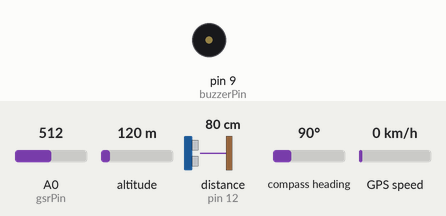
A sketch run on a simulated Arduino Uno, built with avr-gcc and run on an emulated ATmega328P. On the bench: buzzer (waves = sounding). Wiring (inferred from the names in the program): ultrasonic range finder: trigger pin 11; echo pin 12. The test bench sets the inputs (shaded band); at power-on: distance to the obstacle (sensor on pin 12) 80 cm, A0 (gsrPin) = 512, altitude 120 m, compass heading 90°, GPS speed 0 km/h. The echo pulse lasts 58.3 µs per cm; storage starts empty; the GPS gets a fix after 3 s at 37.7749, -122.4194 with 8 satellites; what the sketch prints to the serial monitor is not drawn.

Above: at 4.3 s.
4.4 s: distance to the obstacle (sensor on pin 12) set to 147 cm
8.9 s: distance to the obstacle (sensor on pin 12) set to 154 cm
At 9.8 s:
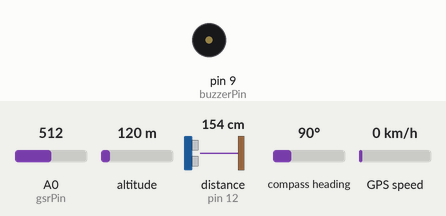
15.3 s: distance to the obstacle (sensor on pin 12) set to 60 cm
At 17.09 s:
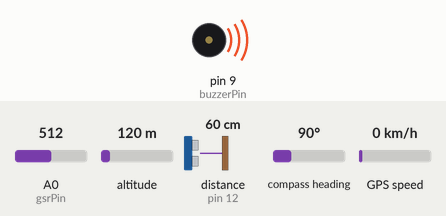
23.9 s: distance to the obstacle (sensor on pin 12) set to 250 cm
At 25.6 s:
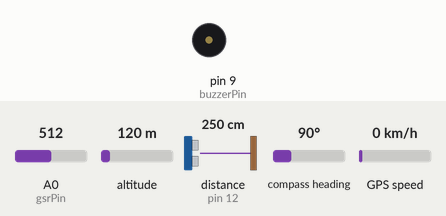
28.4 s: distance to the obstacle (sensor on pin 12) set to 2 cm
At 30.74 s:
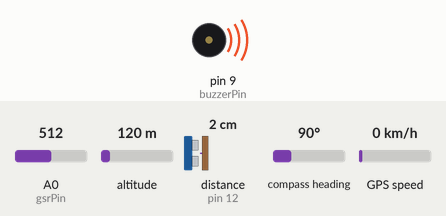
Timing chart, 0 to 36.0 s (numbered marks = the images above; inputs shaded):
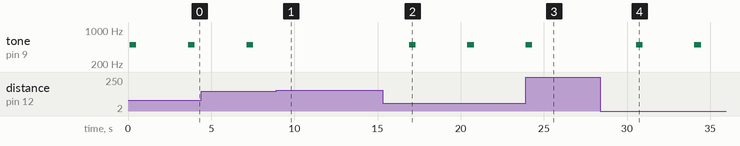

Measured:
- after the input at 8.9 s, tone on pin 9 (buzzerPin): stops changing and stays silent
- after the input at 15.3 s, tone on pin 9 (buzzerPin): alternates 500 Hz for 0.40 s and silent for 3.1 s, starting after 1.6 s
- after the input at 23.9 s, tone on pin 9 (buzzerPin): goes on until 24.3 s, then stays silent
- after the input at 28.4 s, tone on pin 9 (buzzerPin): alternates 500 Hz for 0.40 s and silent for 3.1 s, starting after 2.1 s

The sketch:

arduino_code.ino
```cpp
#include <TinyGPS++.h>
#include <SoftwareSerial.h>
#include <SD.h>
#include <SPI.h>

// 引脚定义
const int trigPin = 11;      // 超声波 Trigger 引脚
const int echoPin = 12;      // 超声波 Echo 引脚
const int buzzerPin = 9;     // 蜂鸣器引脚
const int gpsTxPin = 4;      // GPS 模块 TX 引脚
const int gpsRxPin = 3;      // GPS 模块 RX 引脚
const int gsrPin = A0;       // GSR 传感器引脚
const int chipSelect = 4;    // SD 卡 CS 引脚

// GPS 模块初始化
TinyGPSPlus gps;
SoftwareSerial gpsSerial(gpsRxPin, gpsTxPin); // GPS 使用软串口通信

// 超声波测距变量
long duration;     // Echo 持续时间
float distanceCm;  // 测得的距离（厘米）

void setup() {
  // 初始化串行通信
  Serial.begin(9600);
  gpsSerial.begin(9600);
  Serial.println("系统初始化完成！");

  // 初始化引脚模式
  pinMode(trigPin, OUTPUT);
  pinMode(echoPin, INPUT);
  pinMode(buzzerPin, OUTPUT);
  pinMode(gsrPin, INPUT);

  // 初始化蜂鸣器状态
  digitalWrite(buzzerPin, LOW);

  // 初始化 SD 卡
  Serial.print("正在初始化 SD 卡...");
  if (!SD.begin(chipSelect)) {
    Serial.println("SD 卡初始化失败，请检查连接！");
    while (1); // 如果初始化失败，停止程序
  }
  Serial.println("SD 卡初始化成功！");

  // 创建或打开 CSV 文件并写入标题
  File dataFile = SD.open("data.csv", FILE_WRITE);
  if (dataFile) {
    dataFile.println("Timestamp,Distance(cm),GSR,Latitude,Longitude");
    dataFile.close();
  } else {
    Serial.println("无法创建或打开数据文件！");
    while (1); // 如果文件无法创建，停止程序
  }
}

void loop() {
  // 测量超声波距离
  measureDistance();

  // 检测 GSR 值
  int gsrValue = analogRead(gsrPin);

  // 记录时间戳
  unsigned long timestamp = millis() / 1000;

  // 获取 GPS 数据
  float latitude = 0.0, longitude = 0.0;
  bool gpsValid = readGPSData(latitude, longitude);

  // 写入数据到 SD 卡
  if (writeDataToSD(timestamp, distanceCm, gsrValue, latitude, longitude, gpsValid)) {
    Serial.println("数据成功写入 SD 卡！");
  } else {
    Serial.println("无法写入数据到 SD 卡！");
  }

  // 如果距离小于等于 1.5 米，蜂鸣器响
  if (distanceCm > 0 && distanceCm <= 150) {
    activateBuzzer();
  } else {
    deactivateBuzzer();
  }

  delay(3000); // 每 3 秒运行一次
}

// 测量超声波距离
void measureDistance() {
  digitalWrite(trigPin, LOW);
  delayMicroseconds(2);
  digitalWrite(trigPin, HIGH);
  delayMicroseconds(10);
  digitalWrite(trigPin, LOW);

  duration = pulseIn(echoPin, HIGH);

  if (duration == 0) {
    Serial.println("测距失败，超时！");
    distanceCm = -1; // 测距失败时设置为 -1
  } else {
    distanceCm = (duration * 0.0343) / 2;  // 计算距离（厘米）
    Serial.print("距离: ");
    Serial.print(distanceCm);
    Serial.println(" cm");
  }
}

// 激活蜂鸣器
void activateBuzzer() {
  tone(buzzerPin, 500); // 蜂鸣器发出 500Hz 的声音
  delay(400);           // 声音持续 400 毫秒
  noTone(buzzerPin);    // 停止蜂鸣器发声
  Serial.println("蜂鸣器长响！");
}

// 停止蜂鸣器
void deactivateBuzzer() {
  noTone(buzzerPin);
  Serial.println("蜂鸣器停止！");
}

// 获取 GPS 数据
bool readGPSData(float &latitude, float &longitude) {
  bool gpsValid = false;
  while (gpsSerial.available() > 0) {
    if (gps.encode(gpsSerial.read())) {
      if (gps.location.isValid()) {
        latitude = gps.location.lat();
        longitude = gps.location.lng();
        Serial.print("当前位置：纬度 ");
        Serial.print(latitude, 6);
        Serial.print(" ，经度 ");
        Serial.println(longitude, 6);
        gpsValid = true;
      } else {
        Serial.println("GPS 信号无效！");
      }
    }
  }
  return gpsValid;
}

// 写入数据到 SD 卡
bool writeDataToSD(unsigned long timestamp, float distance, int gsr, float latitude, float longitude, bool gpsValid) {
  File dataFile = SD.open("data.csv", FILE_WRITE);
  if (dataFile) {
    dataFile.print(timestamp);
    dataFile.print(",");
    dataFile.print(distance);
    dataFile.print(",");
    dataFile.print(gsr);
    dataFile.print(",");
    if (gpsValid) {
      dataFile.print(latitude, 6);
      dataFile.print(",");
      dataFile.print(longitude, 6);
    } else {
      dataFile.print("Invalid,Invalid");
    }
    dataFile.println();
    dataFile.close();
    return true;
  }
  return false;
}
```
